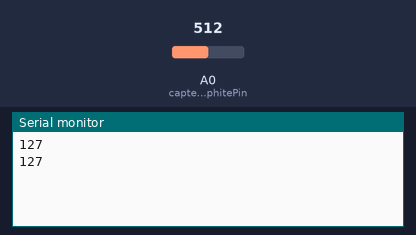
Simulated run of this sketch. Board: Arduino Uno, built with avr-gcc and run on an emulated ATmega328P. Shown: the last lines printed to the serial monitor. The test bench sets the inputs (shaded band); at power-on: A0 (capteurgraphitePin) = 512.

Above: at 2.8 s.
2.9 s: A0 (capteurgraphitePin) set to 716
At 3.8 s:
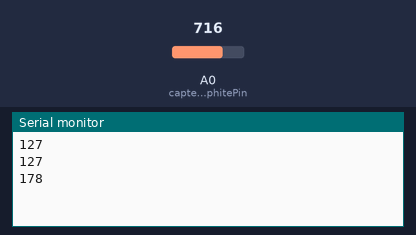
4.4 s: A0 (capteurgraphitePin) set to 900
At 5.8 s:
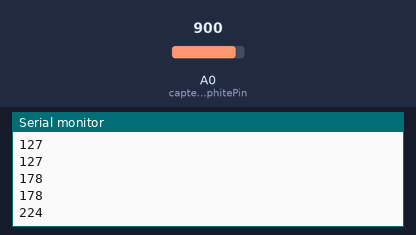
Timing chart, 0 to 7.4 s (numbered marks = the images above; inputs shaded):
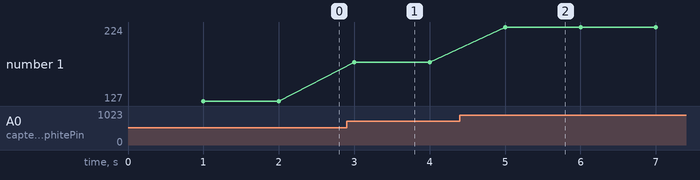

The sketch:

Programme_Capteur_Mesure.ino
```cpp
// Variables pour éviter le delay
unsigned long previousMillis = 0;        // will store last time LED was updated

// Variable pour cadencer l'acquisition
const long interval = 1000;           // interval at which to blink (milliseconds)


//Bluetooth
#include <SoftwareSerial.h>
#define rxPin 6 // Correspondant à la broche tx du module bluetooth
#define txPin 7 // Correspondant à la broche Rx du module bluetooth
#define baudrate 9600
SoftwareSerial mySerial(rxPin ,txPin); //Definition du software serial

// Pin pour mesure de la tension du capteur
int capteurgraphitePin = 0;

void setup() {
  mySerial.begin(baudrate); // Initialiser le port bluetooth
  Serial.begin(baudrate); // Initialiser le port série
}


void loop() {
  unsigned long currentMillis = millis ();

   if (currentMillis - previousMillis >= interval) {
    previousMillis = currentMillis;
    byte Vadc = map(analogRead(capteurgraphitePin),0,1024,0,255); // permet de coder la mesure sur 1 byte
    Serial.println(Vadc); // Afficher sur le port série la valeur de la tension mesuré en bytes
    mySerial.write(Vadc); // Envoyer sur le port bluetooth la valeur acquise
  }

}
```

Measured:
- after the input at 2.9 s, the serial monitor: prints a new line after 0.10 s (image 1)
- after the input at 4.4 s, the serial monitor: prints a new line after 0.60 s (image 2)
- plotted number 1: 127 → 178 after the input at 2.9 s, 178 → 224 after the input at 4.4 s
